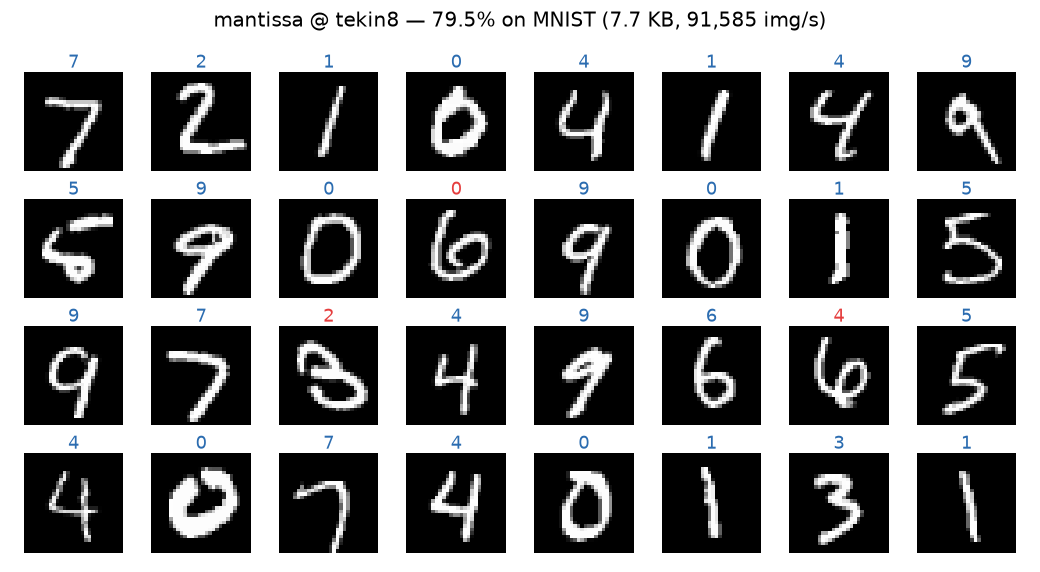

The Python source for this figure:
"""End-to-end MNIST demo on the mantissa C core — one command, no ML frameworks.

Trains a linear classifier (784->10) in float32 through the core, then runs
inference with the weights quantized into the build's storage format (whatever
`make DTYPE=N` produced). Reports accuracy, timing, and the memory footprint,
and writes a grid of test digits with the predictions.

    make lib                 # or: make DTYPE=4 lib   (fp8 — 4x smaller weights)
    python examples/mnist_demo.py

Needs only numpy + matplotlib (the core itself has no dependencies).
"""
import os
import time
import urllib.request

import numpy as np

# Load the core through its Python binding (source tree or installed wheel).
import sys
_HERE = os.path.dirname(os.path.abspath(__file__))
sys.path.insert(0, os.path.join(_HERE, "..", "python"))
from mantissa import Mantissa, IDENTITY

DATA_URL = "https://storage.googleapis.com/tensorflow/tf-keras-datasets/mnist.npz"
CACHE = os.path.join(_HERE, ".data", "mnist.npz")
NTR, NTE, IN, OUT, EPOCHS, LR = 20000, 10000, 784, 10, 120, 0.03
BYTES = {"float32": 4, "fp16": 2, "bfloat16": 2, "tekin32": 4,
         "tekin8": 1, "fp8_e5m2": 1, "fp4_e2m1": 0.5}


def load_mnist():
    if not os.path.exists(CACHE):
        os.makedirs(os.path.dirname(CACHE), exist_ok=True)
        print("downloading MNIST (~11 MB, once)...")
        urllib.request.urlretrieve(DATA_URL, CACHE)
    with np.load(CACHE) as d:
        return d["x_train"], d["y_train"], d["x_test"], d["y_test"]


def main():
    tk = Mantissa()
    fmt = tk.dtype
    bpp = BYTES.get(fmt, 4)
    print(f"\nmantissa build storage format: {fmt}  ({bpp} bytes/param)\n")

    xtr, ytr, xte, yte = load_mnist()
    xtr = np.ascontiguousarray(xtr[:NTR].reshape(NTR, -1) / 255.0, dtype=np.float32)
    xte = np.ascontiguousarray(xte[:NTE].reshape(-1, IN) / 255.0, dtype=np.float32)
    ytr, yte = ytr[:NTR], yte[:NTE]
    mu = xtr.mean(0)
    xtr = np.ascontiguousarray(xtr - mu, dtype=np.float32)
    xte = np.ascontiguousarray(xte - mu, dtype=np.float32)

    # --- train (float32) ---
    W = np.zeros(OUT * IN, dtype=np.float32)
    bias = np.zeros(OUT, dtype=np.float32)
    T = np.zeros((NTR, OUT), dtype=np.float32); T[np.arange(NTR), ytr] = 1.0
    trn = tk.trainer(W, xtr.reshape(-1), np.ascontiguousarray(T.reshape(-1)),
                     NTR, OUT, IN, bias)
    t0 = time.time()
    for _ in range(EPOCHS):
        loss = trn.train_epoch(IDENTITY, LR)
    train_s = time.time() - t0
    print(f"trained {NTR} images x {EPOCHS} epochs in {train_s:.1f}s  (final mse {loss:.4f})")

    # --- inference at the build's storage precision (weights quantized) ---
    prep = tk.prepare(W, OUT, IN, bias)
    preds = np.empty(NTE, dtype=np.int64)
    t0 = time.time()
    for i in range(NTE):
        y = prep.forward(np.ascontiguousarray(xte[i]), IDENTITY)
        preds[i] = int(np.argmax(y))
    infer_s = time.time() - t0
    acc = (preds == yte).mean()

    model_kb = OUT * IN * bpp / 1024.0
    print(f"\n  test accuracy      {acc * 100:.2f}%  on {NTE} images")
    print(f"  inference          {NTE / infer_s:,.0f} img/s  ({infer_s * 1e6 / NTE:.1f} us/img)")
    print(f"  model footprint    {model_kb:.1f} KB  ({OUT * IN} params x {bpp} B)")
    print(f"                     {4 / bpp:.0f}x smaller than float32\n"
          if bpp < 4 else "")

    # --- visual proof: a grid of predictions ---
    try:
        import matplotlib
        matplotlib.use("Agg")
        import matplotlib.pyplot as plt
        fig, axes = plt.subplots(4, 8, figsize=(8, 4.4))
        for ax, i in zip(axes.ravel(), range(32)):
            ax.imshow((xte[i] + mu).reshape(28, 28), cmap="gray")
            ok = preds[i] == yte[i]
            ax.set_title(str(preds[i]), color=("#2b6cb0" if ok else "#e53e3e"),
                         fontsize=10, pad=1)
            ax.axis("off")
        fig.suptitle(f"mantissa @ {fmt} — {acc*100:.1f}% on MNIST "
                     f"({model_kb:.1f} KB, {NTE/infer_s:,.0f} img/s)", fontsize=11)
        fig.tight_layout()
        out = os.path.join(_HERE, "mnist_demo.png")
        fig.savefig(out, dpi=130)
        print(f"  wrote {out}  (blue = correct, red = wrong)\n")
    except ImportError:
        print("  (install matplotlib for the prediction grid)\n")


if __name__ == "__main__":
    main()
